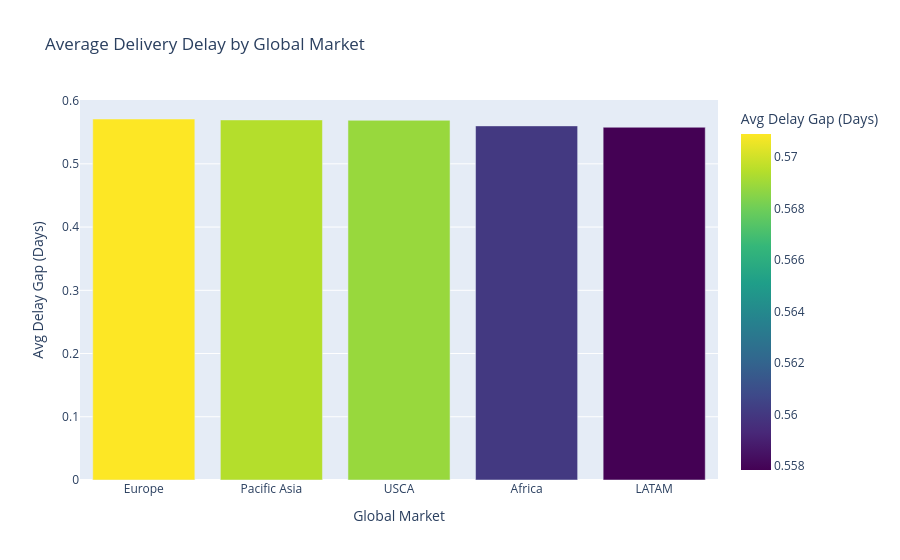

Notebook source saved alongside this figure:
### Code cell
# 3. Delay Risk by Market
# We group by Market and calculate the average delay gap
market_delay = df.groupby('market')['delay_gap'].mean().reset_index()
market_delay = market_delay.sort_values(by='delay_gap', ascending=False)

# Create a bar chart for Regional Diagnostics
fig3 = px.bar(market_delay, 
              x='market', 
              y='delay_gap',
              title='Average Delivery Delay by Global Market',
              labels={'market': 'Global Market', 'delay_gap': 'Avg Delay Gap (Days)'},
              color='delay_gap',
              color_continuous_scale='Viridis') # Using a different color scale for variety

fig3.show()

### Figure 1 — Plotly figure (JSON) as saved in the notebook; plotly's stock layout.template omitted (floating-point values rounded to 4 significant figures)
{"data": [{"hovertemplate": "Global Market=%{x}<br>Avg Delay Gap (Days)=%{marker.color}<extra></extra>", "legendgroup": "", "marker": {"color": [0.5709, 0.5694, 0.5689, 0.56, 0.5578], "coloraxis": "coloraxis", "pattern": {"shape": ""}}, "name": "", "orientation": "v", "showlegend": false, "textposition": "auto", "type": "bar", "x": ["Europe", "Pacific Asia", "USCA", "Africa", "LATAM"], "xaxis": "x", "y": [0.5709, 0.5694, 0.5689, 0.56, 0.5578], "yaxis": "y"}], "layout": {"barmode": "relative", "coloraxis": {"autocolorscale": false, "colorbar": {"title": {"text": "Avg Delay Gap (Days)"}}, "colorscale": [[0, "#440154"], [0.1111, "#482878"], [0.2222, "#3e4989"], [0.3333, "#31688e"], [0.4444, "#26828e"], [0.5556, "#1f9e89"], [0.6667, "#35b779"], [0.7778, "#6ece58"], [0.8889, "#b5de2b"], [1, "#fde725"]]}, "legend": {"tracegroupgap": 0}, "title": {"text": "Average Delivery Delay by Global Market"}, "xaxis": {"anchor": "y", "domain": [0, 1], "title": {"text": "Global Market"}}, "yaxis": {"anchor": "x", "domain": [0, 1], "title": {"text": "Avg Delay Gap (Days)"}}}}
